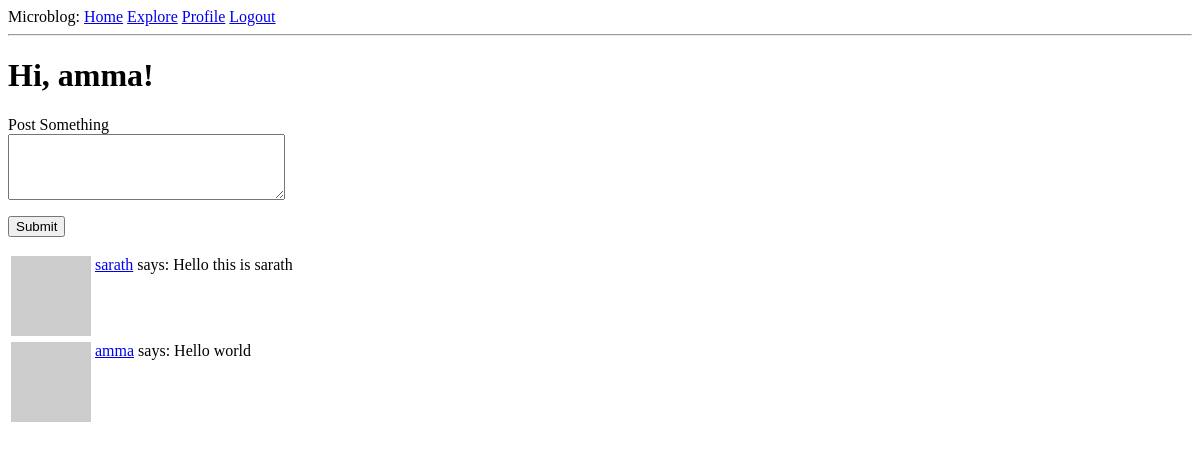
The page /index (signed in) on the database as committed earlier.
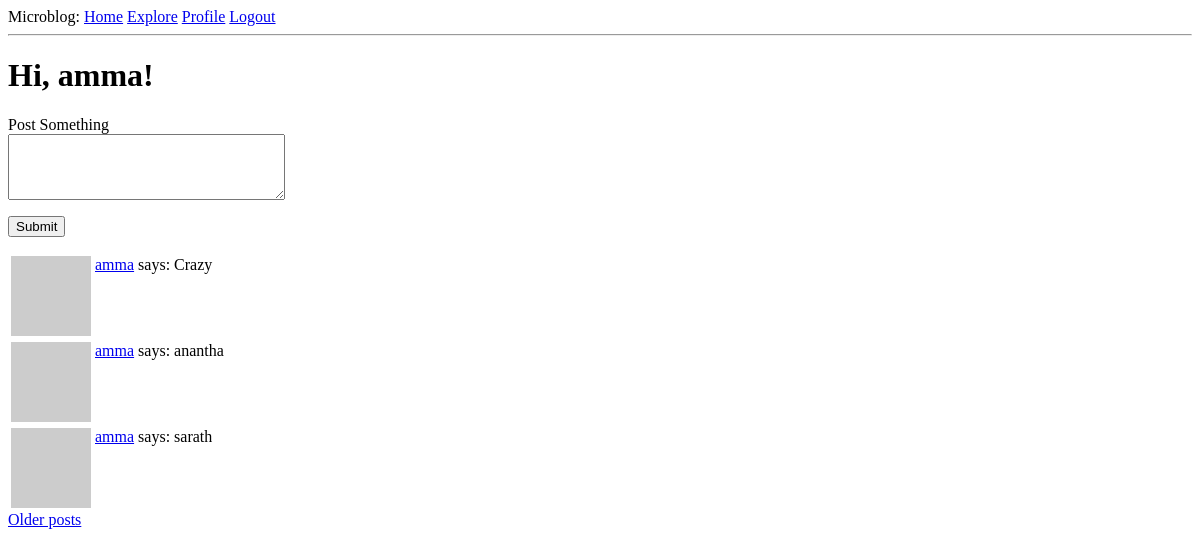
The same page on the database as committed later.
### app/models.py (models this page shows, shortened)
class Post(db.Model):
    id          = db.Column(db.Integer,primary_key=True)
    body        = db.Column(db.String(140))
    timestamp   = db.Column(db.DateTime,index=True,default=datetime.utcnow)
    user_id     = db.Column(db.Integer,db.ForeignKey('user.id'))

class User(UserMixin, db.Model):
    id              = db.Column(db.Integer, primary_key=True)
    username        = db.Column(db.String(64), index=True, unique=True)
    email           = db.Column(db.String(120), index=True, unique=True)
    password_hash   = db.Column(db.String(128))
    posts           = db.relationship('Post',backref='author',lazy='dynamic')
    about_me        = db.Column(db.String(140))
    last_seen       = db.Column(db.DateTime, default=datetime.utcnow())
    followed        = db.relationship(
        'User', secondary=followers,
        primaryjoin=(followers.c.follower_id == id),
        secondaryjoin=(followers.c.followed_id == id),
        backref=db.backref('followers', lazy='dynamic'), lazy='dynamic')
    def followed_posts(self):
        followed = Post.query.join(
            followers, (followers.c.followed_id == Post.user_id)).filter(
                followers.c.follower_id == self.id)     #followed user posts
        own = Post.query.filter_by(user_id=self.id)     #self posts
        return followed.union(own).order_by(Post.timestamp.desc())  #Timestamp latest post first
    def avatar(self, size):
        md5=hashlib.md5
        digest = md5(self.email.lower().encode('utf-8')).hexdigest()
        return 'https://www.gravatar.com/avatar/{}?d=identicon&s={}'.format(
            digest, size)

### app/routes.py (the view)
@app.route('/',methods=['GET','POST'])
@app.route('/index',methods=['GET','POST'])
@login_required
def index():
    form = Postform()
    if form.validate_on_submit():
        post = Post(body=form.post.data,author=current_user)
        db.session.add(post)
        db.session.commit()
        flash('Post is live now!!!')
        return redirect(url_for('index'))
    page     = request.args.get('page',1,type=int)
    posts    = current_user.followed_posts().paginate(page,app.config['POSTS_PER_PAGE'],False)   #pagination
    next_url = url_for('index',page=posts.next_num) if posts.has_next else None
    prev_url = url_for('index',page=posts.prev_num) if posts.has_prev else None
    return render_template('index.html',title='Home',posts=posts.items,form=form,next_url=next_url,prev_url=prev_url)

### app/forms.py
class Postform(FlaskForm):
    post = TextAreaField('Post Something',validators=[DataRequired(),Length(min=1,max=140)])
    submit = SubmitField('Submit')

### app/models.py (called while the page is built)
@login.user_loader
def load_user(id):
    return User.query.get(int(id))

### app/routes.py (called while the page is built)
@app.before_request
def before_request():
    if current_user.is_authenticated:
        current_user.last_seen = datetime.utcnow()
        db.session.commit()

### app/templates/index.html (shortened to what this page needs)
{% extends "base.html" %}
 {% block content %}
    <h1>Hi, {{ current_user.username }}!</h1>
    {% if form %}
    <form  action="" method="post">
      <p>
        {{form.post.label}}<br>
        {{form.post(cols=32,rows=4)}}
      </p>
      <p>{{form.submit()}}</p>
    </form>
    {% endif %}
    {% for post in posts %}
    {%include "_posts.html"%}
    {% endfor %}
    {% if next_url%}
    <a href="{{next_url}}">Older posts</a>
    {% endif %}
{% endblock %}

### app/templates/_posts.html
<table>
<tr valign="top">
  <td><img src="{{post.author.avatar(36)}}"></td>
  <td>
    <a href="{{url_for('user',username=post.author.username)}}">{{post.author.username}}</a>
    says: {{ post.body }} <br></td>
  </tr>
</table>

Rows that differ between the two databases and show on the page:
no longer on this page (row unchanged): Post: author.username "sarath", body "Hello this is sarath"
no longer on this page (row unchanged): Post: author.username "amma", body "Hello world"
added Post: author.username "amma", body "Crazy"
added Post: author.username "amma", body "anantha"
added Post: author.username "amma", body "sarath"
Other text that changed with them:
text now shown: "Older posts"
